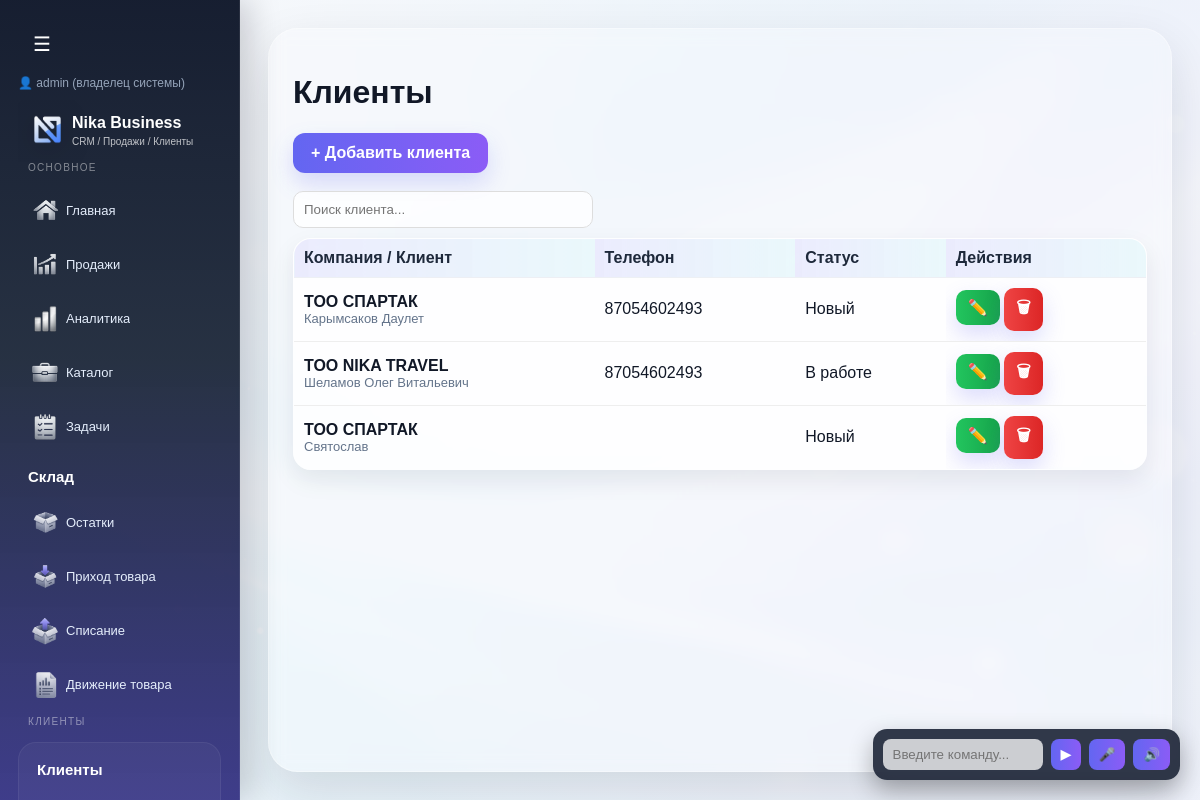
The page /clients (signed in) on the database its author committed.
### tables this page shows
CREATE TABLE clients (
        id INTEGER PRIMARY KEY,
        is_deleted INTEGER DEFAULT 0,
        full_name TEXT,
        phone TEXT,
        status TEXT,
        category TEXT,
        payment TEXT,
        comment TEXT,
        address TEXT,
        created_at TEXT,
        iin TEXT,
        company_name TEXT,
        photo TEXT,
        comment_photos TEXT
    , company_id INTEGER, contract_number TEXT, contract_date TEXT);

### routes/clients.py (the view)
@clients_bp.route("/clients")
def clients():
    conn = get_db()
    search = request.args.get("search", "").strip()
    if search:
        clients = conn.execute("""
            SELECT * FROM clients
            WHERE company_id = ?
            AND (
                full_name LIKE ?
                OR phone LIKE ?
                OR company_name LIKE ?
                OR iin LIKE ?
            )
            ORDER BY id DESC
        """, (
            session.get("company_id"),
            f"%{search}%",
            f"%{search}%",
            f"%{search}%",
            f"%{search}%"
        )).fetchall()
    else:
        clients = conn.execute("""
            SELECT * FROM clients
            WHERE company_id = ?
            ORDER BY id DESC
        """, (session.get("company_id"),)).fetchall()
    conn.close()
    return render_template("clients.html", clients=clients)

### app.py (called while the page is built, shortened)
@app.before_request
def check_company_access():
    if session.get("is_super_admin") or session.get("is_creator"):
        return

### models.py (called while the page is built)
def get_db():
    conn = sqlite3.connect(DATABASE, timeout=5)
    conn.row_factory = sqlite3.Row
    return conn

### templates/clients.html (shortened to what this page needs)
{% extends "base.html" %}
{% block content %}
<h1>Клиенты</h1>
<a class="btn" href="/clients/add">+ Добавить клиента</a>
<br><br>
<input
    id="clientSearchMain"
    placeholder="Поиск клиента..."
    class="search-input"
>
<div class="table-wrap">
    <table class="client-table" id="clientsTable">
      <tr>
          <th>Компания / Клиент</th>
          <th>Телефон</th>
          <th>Статус</th>
		  <th>Действия</th>
      </tr>
	  {% for c in clients %}
	  <tr class="client-row"
		  data-id="{{ c.id }}"
		  data-name="{{ c.full_name }}"
		  data-phone="{{ c.phone }}"
		  data-status="{{ c.status }}"
		  data-address="{{ c.address }}"
		  data-category="{{ c.category }}"
		  data-comment="{{ c.comment }}"
		  data-date="{{ c.created_at }}"
		  data-iin="{{ c.iin or '' }}"
		  data-company="{{ c.company_name or '' }}"
		  data-photo="{{ c.photo or '' }}"
		  data-comment-photos="{{ c.comment_photos or '' }}">
		  <td>
			  <div style="font-weight:600;">
				  {{ c.company_name or "Без компании" }}
			  </div>
			  <div style="font-size:13px; color:#64748b;">
			   	  {{ c.full_name }}
			  </div>
		  </td>
		  <td>
			  {{ c.phone }}
		  </td>
		  <td>
			  {{ c.status }}
		  </td>
		  <td>
			  <a href="/clients/{{ c.id }}/edit" class="btn btn-edit" onclick="event.stopPropagation()">✏️</a>
			  <a href="/clients/{{ c.id }}/delete" class="btn btn-close" onclick="event.stopPropagation()">🗑</a>
		  </td>
	  </tr>
	  {% endfor %}
      </table>
</div>
{% endblock %}

### templates/base.html (style rules this page uses)
:root { --bg-main: #f4f7fb; --bg-soft: rgba(255, 255, 255, 0.72); --bg-card: rgba(255, 255, 255, 0.82); --line: rgba(255, 255, 255, 0.35); --sidebar-1: #0f172a; --sidebar-2: #1e293b; --sidebar-3: #312e81; --accent-1: #6366f1; --accent-2: #8b5cf6; --accent-3: #06b6d4; --text-main: #111827; --text-soft: #64748b; --text-light: #e5eefc; --success: #16a34a; --danger: #ef4444; --warning: #f59e0b; --shadow-main: 0 20px 50px rgba(15, 23, 42, 0.12); --shadow-soft: 0 10px 25px rgba(15, 23, 42, 0.08); --radius-xl: 24px; --radius-lg: 18px; --radius-md: 14px; }
* { box-sizing: border-box; }
body { margin: 0; font-family: Arial, sans-serif; color: var(--text-main); background: linear-gradient(rgba(244,247,251,0.9), rgba(244,247,251,0.92)), url("/static/img/crm-bg.jpg") center center / cover no-repeat fixed; min-height: 100vh; }
.glass-box, .card, table, .sheet, .finance-block { background: var(--bg-card); backdrop-filter: blur(14px); -webkit-backdrop-filter: blur(14px); border: 1px solid rgba(255,255,255,0.45); box-shadow: var(--shadow-soft); }
table { width: 100%; border-collapse: collapse; border-radius: var(--radius-lg); overflow: hidden; }
th, td { padding: 14px 12px; border-bottom: 1px solid rgba(148, 163, 184, 0.16); }
th { background: linear-gradient(90deg, rgba(99,102,241,0.12), rgba(6,182,212,0.08)); color: #1e293b; font-weight: 700; }
.btn { display: inline-flex; align-items: center; justify-content: center; gap: 8px; background: linear-gradient(90deg, var(--accent-1), var(--accent-2)); color: white; padding: 11px 18px; border-radius: 12px; text-decoration: none; font-weight: 600; border: none; cursor: pointer; box-shadow: 0 10px 22px rgba(99, 102, 241, 0.22); transition: 0.25s ease; }
.btn-edit { background: linear-gradient(90deg, #22c55e, #16a34a); color: white; padding: 8px 12px; border-radius: 10px; text-decoration: none; display: inline-block; border: none; }
.btn-close { background: linear-gradient(90deg, #ef4444, #dc2626); color: white; padding: 8px 12px; border-radius: 10px; text-decoration: none; display: inline-block; border: none; }
input, textarea, select { width: 100%; padding: 12px 14px; border-radius: 12px; border: 1px solid rgba(148,163,184,0.25); background: rgba(255,255,255,0.75); color: #0f172a; outline: none; transition: 0.2s ease; }
.client-table { width: 100%; max-width: 100%; table-layout: fixed; border-collapse: collapse; }
.client-table th, .client-table td { padding: 10px; border-bottom: 1px solid rgba(148, 163, 184, 0.16); text-overflow: ellipsis; overflow: hidden; white-space: nowrap; text-align: left; vertical-align: middle; }
.client-table th:nth-child(1), .client-table td:nth-child(1) { width: 30%; }
.client-table th:nth-child(2), .client-table td:nth-child(2) { width: 20%; }
.client-table th:nth-child(3), .client-table td:nth-child(3) { width: 15%; }
.client-table th:nth-child(4), .client-table td:nth-child(4) { width: 20%; }
.client-table { width: 100%; border-collapse: collapse; }
.client-table tr { cursor: pointer; }
.client-table td { padding: 10px; border-bottom: 1px solid #eee; }
.search-input { width: 300px; padding: 10px; border-radius: 10px; border: 1px solid #ddd; margin-bottom: 10px; }
body { margin: 0; overflow-x: hidden; overflow-y: auto; }

### rows shown on the page
clients: company_name "ТОО СПАРТАК", full_name "Карымсаков Даулет", phone "87054602493", status "Новый"
clients: company_name "ТОО NIKA TRAVEL", full_name "Шеламов Олег Витальевич", phone "87054602493", status "В работе"
clients: company_name "ТОО СПАРТАК", full_name "Святослав", status "Новый"

### other values the page prints
{{ session.get("username") }} "admin"
